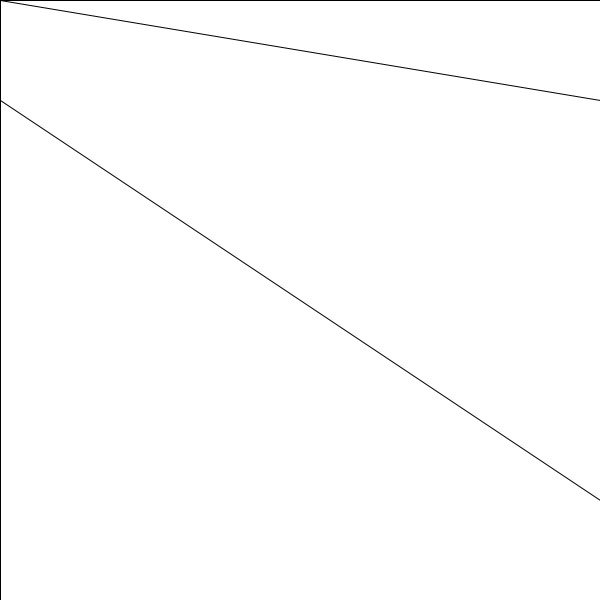
Frame 1 (no input)
Frame 60 (the mouse pressed at the canvas centre just before this capture): identical to frame 1, image omitted
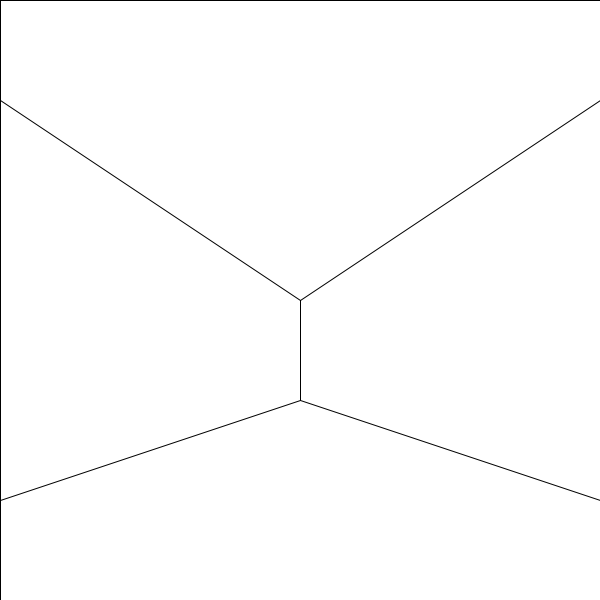
Frame 120 (the mouse held since frame 60 and released just before this capture)

The Processing sketch that drew these frames (run headless with seeded random() and noise(); from frame 60 on, the mouse is pressed at the canvas centre):

// Processing sketch: sketch_1
// ── sketch_1.pde
void setup(){
  size(600,600);
  background(255);
}


void draw(){
  fill(255);
  rect(0,0,600,600);
  line(0,100,mouseX,mouseY);
  line(mouseX,mouseY,600,100);
  line(0,500,mouseX,mouseY+100);
  line(mouseX,mouseY+100,600,500);
  line(mouseX,mouseY,mouseX,mouseY+100);


}
